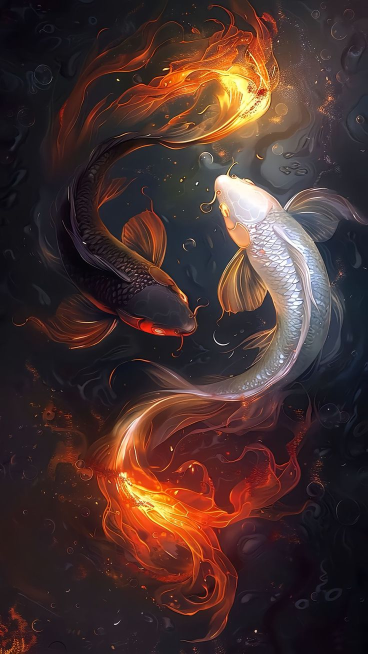
#> input picture DATKLL/input.jpeg, 736 x 1308 px, found by its file name (shown at 1/2 size)
$ python convert_to_hex.py
#> lines starting #> are read from the running program, lines starting #| are printed output that depends on the picture
from PIL import Image
import numpy as np

# 1. Đọc ảnh gốc và chuyển sang grayscale
img = Image.open("input.jpeg").convert("L")  # "L" = grayscale
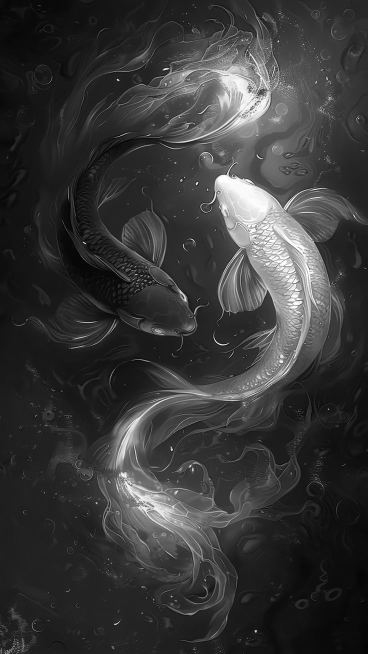
#> img: PIL image 736x1308 L (shown at 1/2 size); min 0, max 255, mean 56.1
img = img.resize((512, 512))                 # resize về 512x512
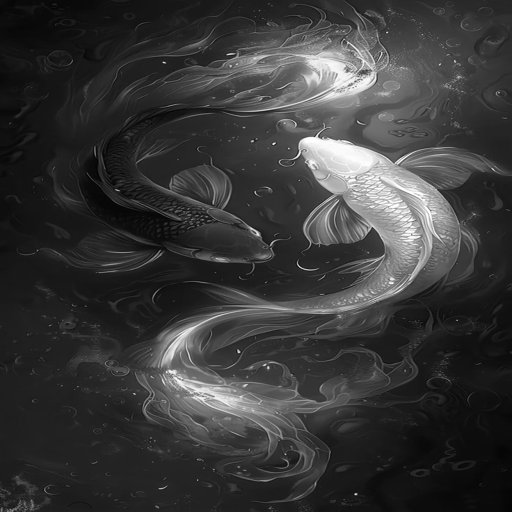
#> img: PIL image 512x512 L; min 1, max 255, mean 56.1

# 2. Lưu ảnh mức xám để so sánh
img.save("grayscale_input.png")
img.show()
print("Đã lưu ảnh grayscale_input.png")

# 3. Chuyển thành mảng 1D để tạo file hex
data = np.array(img, dtype=np.uint8).flatten()

# 4. Ghi file hex (dùng cho Verilog Sobel)
with open("image_data.hex", "w") as f:
    for val in data:
        f.write(f"{val:02X}\n")
#> this loop made 262144 passes
#> val on passes 1 to 3: 13, 13, 13

print("Đã tạo file image_data.hex (512x512)")
